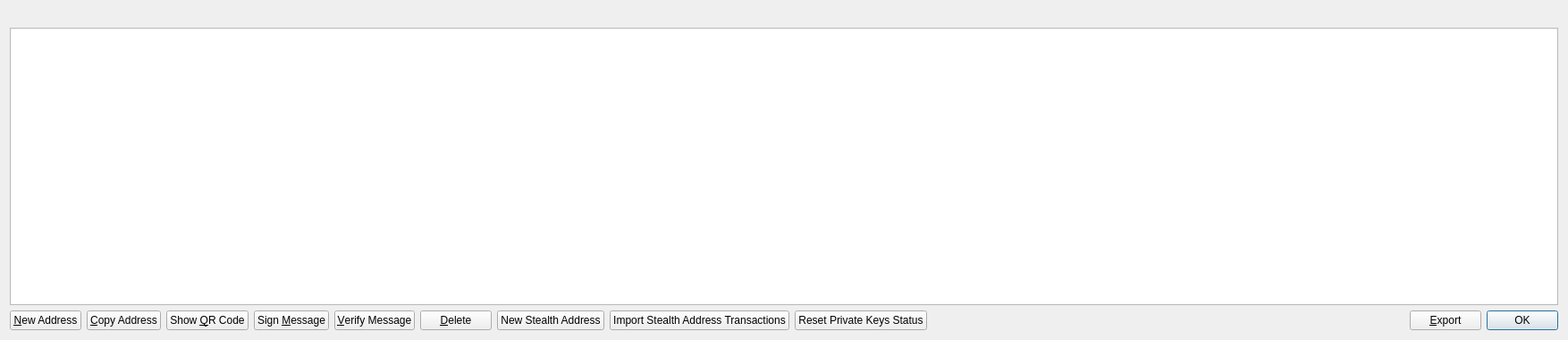
<?xml version="1.0" encoding="UTF-8"?>
<ui version="4.0">
 <class>AddressBookPage</class>
 <widget class="QWidget" name="AddressBookPage">
  <property name="geometry">
   <rect>
    <x>0</x>
    <y>0</y>
    <width>1754</width>
    <height>380</height>
   </rect>
  </property>
  <property name="windowTitle">
   <string>Address Book</string>
  </property>
  <layout class="QVBoxLayout" name="verticalLayout">
   <item>
    <widget class="QLabel" name="labelExplanation">
     <property name="textFormat">
      <enum>Qt::PlainText</enum>
     </property>
     <property name="wordWrap">
      <bool>true</bool>
     </property>
    </widget>
   </item>
   <item>
    <widget class="QTableView" name="tableView">
     <property name="contextMenuPolicy">
      <enum>Qt::CustomContextMenu</enum>
     </property>
     <property name="toolTip">
      <string>Double-click to edit address or label</string>
     </property>
     <property name="tabKeyNavigation">
      <bool>false</bool>
     </property>
     <property name="alternatingRowColors">
      <bool>true</bool>
     </property>
     <property name="selectionMode">
      <enum>QAbstractItemView::SingleSelection</enum>
     </property>
     <property name="selectionBehavior">
      <enum>QAbstractItemView::SelectRows</enum>
     </property>
     <property name="sortingEnabled">
      <bool>true</bool>
     </property>
     <attribute name="verticalHeaderVisible">
      <bool>false</bool>
     </attribute>
    </widget>
   </item>
   <item>
    <layout class="QHBoxLayout" name="horizontalLayout">
     <item>
      <widget class="QPushButton" name="newAddress">
       <property name="toolTip">
        <string>Create a new address</string>
       </property>
       <property name="text">
        <string>&amp;New Address</string>
       </property>
       <property name="icon">
        <iconset resource="../bitcoin.qrc">
         <normaloff>:/icons/add</normaloff>:/icons/add</iconset>
       </property>
      </widget>
     </item>
     <item>
      <widget class="QPushButton" name="copyAddress">
       <property name="toolTip">
        <string>Copy the currently selected address to the system clipboard</string>
       </property>
       <property name="text">
        <string>&amp;Copy Address</string>
       </property>
       <property name="icon">
        <iconset resource="../bitcoin.qrc">
         <normaloff>:/icons/editcopy</normaloff>:/icons/editcopy</iconset>
       </property>
      </widget>
     </item>
     <item>
      <widget class="QPushButton" name="showQRCode">
       <property name="text">
        <string>Show &amp;QR Code</string>
       </property>
       <property name="icon">
        <iconset resource="../bitcoin.qrc">
         <normaloff>:/icons/qrcode</normaloff>:/icons/qrcode</iconset>
       </property>
      </widget>
     </item>
     <item>
      <widget class="QPushButton" name="signMessage">
       <property name="toolTip">
        <string>Sign a message to prove you own a Vertcoin address</string>
       </property>
       <property name="text">
        <string>Sign &amp;Message</string>
       </property>
       <property name="icon">
        <iconset resource="../bitcoin.qrc">
         <normaloff>:/icons/edit</normaloff>:/icons/edit</iconset>
       </property>
      </widget>
     </item>
     <item>
      <widget class="QPushButton" name="verifyMessage">
       <property name="toolTip">
        <string>Verify a message to ensure it was signed with a specified Vertcoin address</string>
       </property>
       <property name="text">
        <string>&amp;Verify Message</string>
       </property>
       <property name="icon">
        <iconset resource="../bitcoin.qrc">
         <normaloff>:/icons/transaction_0</normaloff>:/icons/transaction_0</iconset>
       </property>
      </widget>
     </item>
     <item>
      <widget class="QPushButton" name="deleteAddress">
       <property name="toolTip">
        <string>Delete the currently selected address from the list</string>
       </property>
       <property name="text">
        <string>&amp;Delete</string>
       </property>
       <property name="icon">
        <iconset resource="../bitcoin.qrc">
         <normaloff>:/icons/remove</normaloff>:/icons/remove</iconset>
       </property>
      </widget>
     </item>
     <item>
      <widget class="QPushButton" name="newStealthAddress">
       <property name="text">
        <string>New Stealth Address</string>
       </property>
       <property name="icon">
        <iconset resource="../bitcoin.qrc">
         <normaloff>:/icons/add</normaloff>:/icons/add</iconset>
       </property>
      </widget>
     </item>
     <item>
      <widget class="QPushButton" name="importStealthAddress">
       <property name="text">
        <string>Import Stealth Address Transactions</string>
       </property>
       <property name="icon">
        <iconset resource="../bitcoin.qrc">
         <normaloff>:/icons/edit</normaloff>:/icons/edit</iconset>
       </property>
      </widget>
     </item>
     <item>
      <widget class="QPushButton" name="resetPrivateKeysButton">
       <property name="text">
        <string>Reset Private Keys Status</string>
       </property>
       <property name="icon">
        <iconset resource="../bitcoin.qrc">
         <normaloff>:/icons/key</normaloff>:/icons/key</iconset>
       </property>
      </widget>
     </item>
     <item>
      <spacer name="horizontalSpacer">
       <property name="orientation">
        <enum>Qt::Horizontal</enum>
       </property>
       <property name="sizeHint" stdset="0">
        <size>
         <width>40</width>
         <height>20</height>
        </size>
       </property>
      </spacer>
     </item>
     <item>
      <widget class="QPushButton" name="exportButton">
       <property name="toolTip">
        <string>Export the data in the current tab to a file</string>
       </property>
       <property name="text">
        <string>&amp;Export</string>
       </property>
       <property name="icon">
        <iconset resource="../bitcoin.qrc">
         <normaloff>:/icons/export</normaloff>:/icons/export</iconset>
       </property>
      </widget>
     </item>
     <item>
      <widget class="QDialogButtonBox" name="buttonBox">
       <property name="sizePolicy">
        <sizepolicy hsizetype="Maximum" vsizetype="Fixed">
         <horstretch>0</horstretch>
         <verstretch>0</verstretch>
        </sizepolicy>
       </property>
       <property name="standardButtons">
        <set>QDialogButtonBox::Ok</set>
       </property>
      </widget>
     </item>
    </layout>
   </item>
  </layout>
 </widget>
 <resources>
  <include location="../bitcoin.qrc"/>
 </resources>
 <connections/>
</ui>
